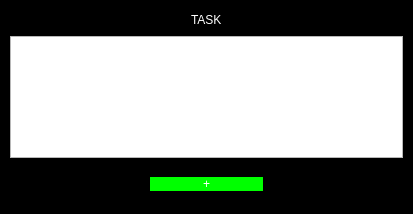
<?xml version="1.0" encoding="UTF-8"?>
<ui version="4.0">
 <class>Form</class>
 <widget class="QWidget" name="Form">
  <property name="geometry">
   <rect>
    <x>0</x>
    <y>0</y>
    <width>413</width>
    <height>214</height>
   </rect>
  </property>
  <property name="windowTitle">
   <string>Form</string>
  </property>
  <layout class="QGridLayout" name="gridLayout">
   <property name="leftMargin">
    <number>0</number>
   </property>
   <property name="topMargin">
    <number>0</number>
   </property>
   <property name="rightMargin">
    <number>0</number>
   </property>
   <property name="bottomMargin">
    <number>0</number>
   </property>
   <item row="0" column="0">
    <widget class="QFrame" name="frame">
     <property name="styleSheet">
      <string notr="true">.QFrame {
	background-color: black;
}

QLabel {
	color: white;
	font: 900 12pt &quot;Segoe UI Black&quot;;
}</string>
     </property>
     <property name="frameShape">
      <enum>QFrame::StyledPanel</enum>
     </property>
     <property name="frameShadow">
      <enum>QFrame::Raised</enum>
     </property>
     <layout class="QGridLayout" name="gridLayout_4">
      <item row="0" column="0">
       <layout class="QGridLayout" name="gridLayout_2">
        <item row="2" column="0" colspan="3">
         <widget class="QPlainTextEdit" name="task_input"/>
        </item>
        <item row="1" column="1">
         <widget class="QLabel" name="label_3">
          <property name="sizePolicy">
           <sizepolicy hsizetype="Fixed" vsizetype="Preferred">
            <horstretch>0</horstretch>
            <verstretch>0</verstretch>
           </sizepolicy>
          </property>
          <property name="text">
           <string>TASK</string>
          </property>
         </widget>
        </item>
        <item row="1" column="0">
         <spacer name="horizontalSpacer">
          <property name="orientation">
           <enum>Qt::Horizontal</enum>
          </property>
          <property name="sizeHint" stdset="0">
           <size>
            <width>40</width>
            <height>20</height>
           </size>
          </property>
         </spacer>
        </item>
        <item row="1" column="2">
         <spacer name="horizontalSpacer_2">
          <property name="orientation">
           <enum>Qt::Horizontal</enum>
          </property>
          <property name="sizeHint" stdset="0">
           <size>
            <width>40</width>
            <height>20</height>
           </size>
          </property>
         </spacer>
        </item>
       </layout>
      </item>
      <item row="1" column="0">
       <widget class="QFrame" name="frame_2">
        <property name="frameShape">
         <enum>QFrame::StyledPanel</enum>
        </property>
        <property name="frameShadow">
         <enum>QFrame::Raised</enum>
        </property>
        <layout class="QGridLayout" name="gridLayout_3">
         <item row="0" column="0">
          <spacer name="horizontalSpacer_3">
           <property name="orientation">
            <enum>Qt::Horizontal</enum>
           </property>
           <property name="sizeHint" stdset="0">
            <size>
             <width>130</width>
             <height>20</height>
            </size>
           </property>
          </spacer>
         </item>
         <item row="0" column="1">
          <widget class="QPushButton" name="add_task">
           <property name="sizePolicy">
            <sizepolicy hsizetype="Expanding" vsizetype="Fixed">
             <horstretch>250</horstretch>
             <verstretch>200</verstretch>
            </sizepolicy>
           </property>
           <property name="styleSheet">
            <string notr="true">	QPushButton {
	border-radius: 20px;
    font: 700 25pt &quot;Tahoma&quot;;
    color: white;
    background-color: #00ff00;
	
}

QPushButton:pressed {
   color: #00ff00;
	background-color: white;
}
</string>
           </property>
           <property name="text">
            <string>+</string>
           </property>
          </widget>
         </item>
         <item row="0" column="2">
          <spacer name="horizontalSpacer_4">
           <property name="orientation">
            <enum>Qt::Horizontal</enum>
           </property>
           <property name="sizeHint" stdset="0">
            <size>
             <width>130</width>
             <height>20</height>
            </size>
           </property>
          </spacer>
         </item>
        </layout>
       </widget>
      </item>
     </layout>
    </widget>
   </item>
  </layout>
 </widget>
 <resources/>
 <connections/>
</ui>
